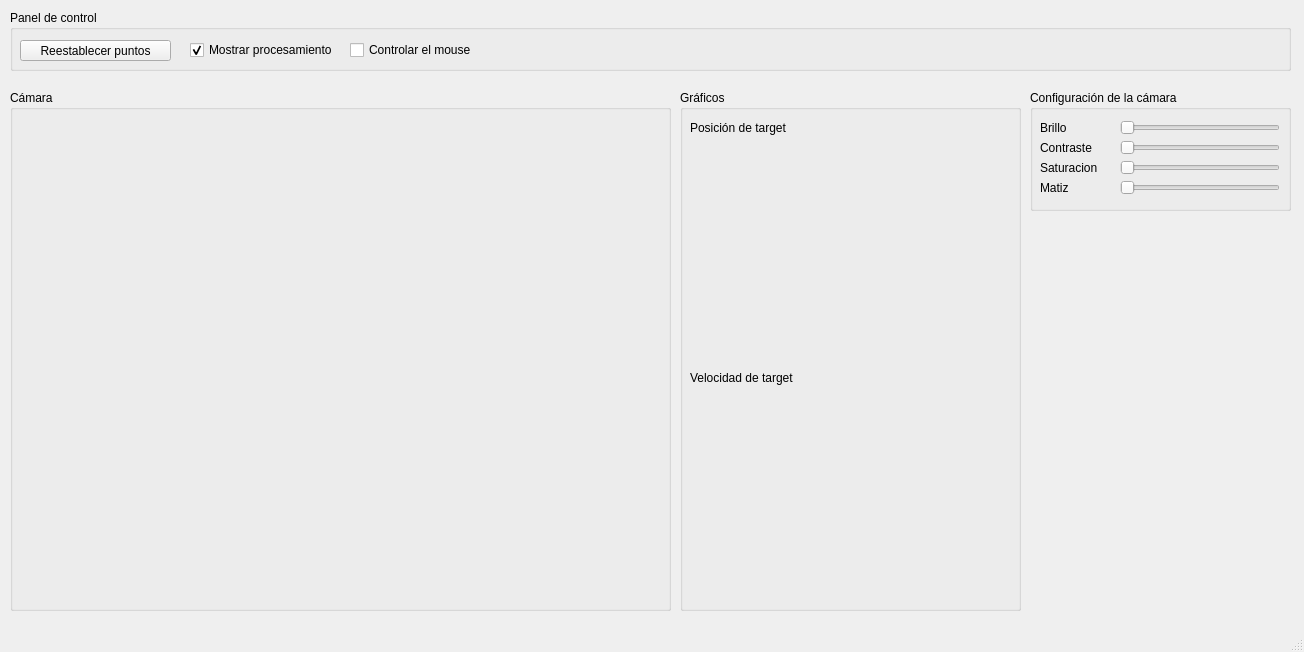
<?xml version="1.0" encoding="UTF-8"?>
<ui version="4.0">
 <class>MainWindow</class>
 <widget class="QMainWindow" name="MainWindow">
  <property name="geometry">
   <rect>
    <x>0</x>
    <y>0</y>
    <width>1304</width>
    <height>652</height>
   </rect>
  </property>
  <property name="windowTitle">
   <string>Face Features Based Cursor Controller</string>
  </property>
  <widget class="QWidget" name="centralwidget">
   <widget class="QGroupBox" name="controlPanelGroupBox">
    <property name="geometry">
     <rect>
      <x>10</x>
      <y>10</y>
      <width>1281</width>
      <height>61</height>
     </rect>
    </property>
    <property name="title">
     <string>Panel de control</string>
    </property>
    <widget class="QPushButton" name="calibrateButton">
     <property name="geometry">
      <rect>
       <x>10</x>
       <y>30</y>
       <width>151</width>
       <height>21</height>
      </rect>
     </property>
     <property name="text">
      <string>Reestablecer puntos</string>
     </property>
     <property name="checkable">
      <bool>false</bool>
     </property>
     <property name="checked">
      <bool>false</bool>
     </property>
    </widget>
    <widget class="QCheckBox" name="showProcessingCheckbox">
     <property name="geometry">
      <rect>
       <x>180</x>
       <y>30</y>
       <width>151</width>
       <height>20</height>
      </rect>
     </property>
     <property name="text">
      <string>Mostrar procesamiento</string>
     </property>
     <property name="checked">
      <bool>true</bool>
     </property>
    </widget>
    <widget class="QCheckBox" name="controlMouseCheckbox">
     <property name="geometry">
      <rect>
       <x>340</x>
       <y>30</y>
       <width>131</width>
       <height>20</height>
      </rect>
     </property>
     <property name="text">
      <string>Controlar el mouse</string>
     </property>
    </widget>
   </widget>
   <widget class="QGroupBox" name="cameraConfigurationGroupBox">
    <property name="geometry">
     <rect>
      <x>1030</x>
      <y>90</y>
      <width>261</width>
      <height>121</height>
     </rect>
    </property>
    <property name="title">
     <string>Configuración de la cámara</string>
    </property>
    <widget class="QSlider" name="brightnessSlider">
     <property name="geometry">
      <rect>
       <x>90</x>
       <y>30</y>
       <width>160</width>
       <height>16</height>
      </rect>
     </property>
     <property name="maximum">
      <number>100</number>
     </property>
     <property name="orientation">
      <enum>Qt::Horizontal</enum>
     </property>
    </widget>
    <widget class="QSlider" name="contrastSlider">
     <property name="geometry">
      <rect>
       <x>90</x>
       <y>50</y>
       <width>160</width>
       <height>16</height>
      </rect>
     </property>
     <property name="maximum">
      <number>100</number>
     </property>
     <property name="orientation">
      <enum>Qt::Horizontal</enum>
     </property>
    </widget>
    <widget class="QSlider" name="saturationSlider">
     <property name="geometry">
      <rect>
       <x>90</x>
       <y>70</y>
       <width>160</width>
       <height>16</height>
      </rect>
     </property>
     <property name="maximum">
      <number>100</number>
     </property>
     <property name="orientation">
      <enum>Qt::Horizontal</enum>
     </property>
    </widget>
    <widget class="QSlider" name="hueSlider">
     <property name="geometry">
      <rect>
       <x>90</x>
       <y>90</y>
       <width>160</width>
       <height>16</height>
      </rect>
     </property>
     <property name="maximum">
      <number>100</number>
     </property>
     <property name="orientation">
      <enum>Qt::Horizontal</enum>
     </property>
    </widget>
    <widget class="QLabel" name="brightnessLabel">
     <property name="geometry">
      <rect>
       <x>10</x>
       <y>30</y>
       <width>61</width>
       <height>16</height>
      </rect>
     </property>
     <property name="text">
      <string>Brillo</string>
     </property>
    </widget>
    <widget class="QLabel" name="contrastLabel">
     <property name="geometry">
      <rect>
       <x>10</x>
       <y>50</y>
       <width>61</width>
       <height>16</height>
      </rect>
     </property>
     <property name="text">
      <string>Contraste</string>
     </property>
    </widget>
    <widget class="QLabel" name="saturationLabel">
     <property name="geometry">
      <rect>
       <x>10</x>
       <y>70</y>
       <width>71</width>
       <height>16</height>
      </rect>
     </property>
     <property name="text">
      <string>Saturacion</string>
     </property>
    </widget>
    <widget class="QLabel" name="hueLabel">
     <property name="geometry">
      <rect>
       <x>10</x>
       <y>90</y>
       <width>61</width>
       <height>16</height>
      </rect>
     </property>
     <property name="text">
      <string>Matiz</string>
     </property>
    </widget>
   </widget>
   <widget class="QGroupBox" name="cameraGroupBox">
    <property name="geometry">
     <rect>
      <x>10</x>
      <y>90</y>
      <width>661</width>
      <height>521</height>
     </rect>
    </property>
    <property name="title">
     <string>Cámara</string>
    </property>
    <widget class="CursorControllerWidget" name="cursorControllerWidget" native="true">
     <property name="geometry">
      <rect>
       <x>10</x>
       <y>30</y>
       <width>640</width>
       <height>480</height>
      </rect>
     </property>
    </widget>
   </widget>
   <widget class="QGroupBox" name="graphicsGroupBox">
    <property name="geometry">
     <rect>
      <x>680</x>
      <y>90</y>
      <width>341</width>
      <height>521</height>
     </rect>
    </property>
    <property name="title">
     <string>Gráficos</string>
    </property>
    <widget class="Grapher" name="positionGrapher" native="true">
     <property name="geometry">
      <rect>
       <x>10</x>
       <y>50</y>
       <width>320</width>
       <height>221</height>
      </rect>
     </property>
    </widget>
    <widget class="Grapher" name="velocityGrapher" native="true">
     <property name="geometry">
      <rect>
       <x>10</x>
       <y>300</y>
       <width>320</width>
       <height>211</height>
      </rect>
     </property>
    </widget>
    <widget class="QLabel" name="positionLabel">
     <property name="geometry">
      <rect>
       <x>10</x>
       <y>30</y>
       <width>111</width>
       <height>16</height>
      </rect>
     </property>
     <property name="text">
      <string>Posición de target</string>
     </property>
    </widget>
    <widget class="QLabel" name="velocityLabel">
     <property name="geometry">
      <rect>
       <x>10</x>
       <y>280</y>
       <width>131</width>
       <height>16</height>
      </rect>
     </property>
     <property name="text">
      <string>Velocidad de target</string>
     </property>
    </widget>
   </widget>
  </widget>
  <widget class="QMenuBar" name="menuBar">
   <property name="geometry">
    <rect>
     <x>0</x>
     <y>0</y>
     <width>1304</width>
     <height>19</height>
    </rect>
   </property>
  </widget>
  <widget class="QStatusBar" name="statusBar"/>
  <action name="calibrateAction">
   <property name="text">
    <string>Calibrar</string>
   </property>
  </action>
  <action name="showProcessingAction">
   <property name="checkable">
    <bool>true</bool>
   </property>
   <property name="text">
    <string>Mostrar procesamiento</string>
   </property>
  </action>
 </widget>
 <customwidgets>
  <customwidget>
   <class>CursorControllerWidget</class>
   <extends>QWidget</extends>
   <header>cursorcontrollerwidget.hpp</header>
   <container>1</container>
  </customwidget>
  <customwidget>
   <class>Grapher</class>
   <extends>QWidget</extends>
   <header>grapher.hpp</header>
   <container>1</container>
  </customwidget>
 </customwidgets>
 <resources/>
 <connections/>
</ui>
